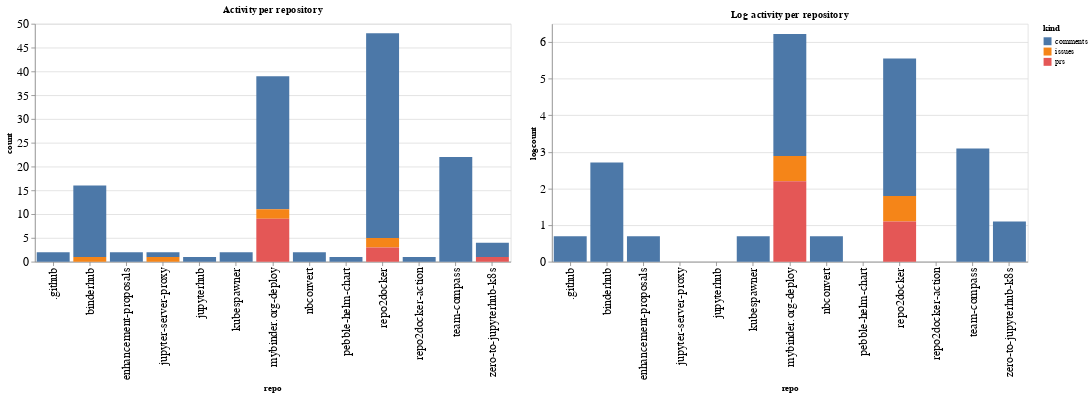

This figure's notebook cell:
### Code cell
ch1 = alt.Chart(repo_summaries, width=600, title="Activity per repository").mark_bar().encode(
    x='repo',
    y='count',
    color='kind',
    tooltip="kind"
)

ch2 = alt.Chart(repo_summaries, width=600, title="Log activity per repository").mark_bar().encode(
    x='repo',
    y='logcount',
    color='kind',
    tooltip="kind"
)

ch1 | ch2

### Figure 1 — Vega-Lite specification as saved in the notebook (floating-point values rounded to 4 significant figures)
{"config": {"axisLeft": {"labelFontSize": 15}, "axisBottom": {"labelFontSize": 15}}, "hconcat": [{"mark": "bar", "encoding": {"color": {"type": "nominal", "field": "kind"}, "tooltip": {"type": "nominal", "field": "kind"}, "x": {"type": "nominal", "field": "repo"}, "y": {"type": "quantitative", "field": "count"}}, "title": "Activity per repository", "width": 600}, {"mark": "bar", "encoding": {"color": {"type": "nominal", "field": "kind"}, "tooltip": {"type": "nominal", "field": "kind"}, "x": {"type": "nominal", "field": "repo"}, "y": {"type": "quantitative", "field": "logcount"}}, "title": "Log activity per repository", "width": 600}], "data": {"name": "data-98bc3f33c6e08f15359910d3f28f1730"}, "$schema": "https://vega.github.io/schema/vega-lite/v4.8.1.json", "datasets": {"data-98bc3f33c6e08f15359910d3f28f1730": [{"repo": ".github", "kind": "comments", "count": 2, "logcount": 0.6931}, {"repo": "binderhub", "kind": "comments", "count": 15, "logcount": 2.708}, {"repo": "binderhub", "kind": "issues", "count": 1, "logcount": 0.0}, {"repo": "enhancement-proposals", "kind": "comments", "count": 2, "logcount": 0.6931}, {"repo": "jupyter-server-proxy", "kind": "comments", "count": 1, "logcount": 0.0}, {"repo": "jupyter-server-proxy", "kind": "issues", "count": 1, "logcount": 0.0}, {"repo": "jupyterhub", "kind": "comments", "count": 1, "logcount": 0.0}, {"repo": "kubespawner", "kind": "comments", "count": 2, "logcount": 0.6931}, {"repo": "mybinder.org-deploy", "kind": "comments", "count": 28, "logcount": 3.332}, {"repo": "mybinder.org-deploy", "kind": "issues", "count": 2, "logcount": 0.6931}, {"repo": "mybinder.org-deploy", "kind": "prs", "count": 9, "logcount": 2.197}, {"repo": "nbconvert", "kind": "comments", "count": 2, "logcount": 0.6931}, {"repo": "pebble-helm-chart", "kind": "comments", "count": 1, "logcount": 0.0}, {"repo": "repo2docker", "kind": "comments", "count": 43, "logcount": 3.761}, {"repo": "repo2docker", "kind": "issues", "count": 2, "logcount": 0.6931}, {"repo": "repo2docker", "kind": "prs", "count": 3, "logcount": 1.099}, {"repo": "repo2docker-action", "kind": "comments", "count": 1, "logcount": 0.0}, {"repo": "team-compass", "kind": "comments", "count": 22, "logcount": 3.091}, {"repo": "zero-to-jupyterhub-k8s", "kind": "comments", "count": 3, "logcount": 1.099}, {"repo": "zero-to-jupyterhub-k8s", "kind": "prs", "count": 1, "logcount": 0.0}]}}
